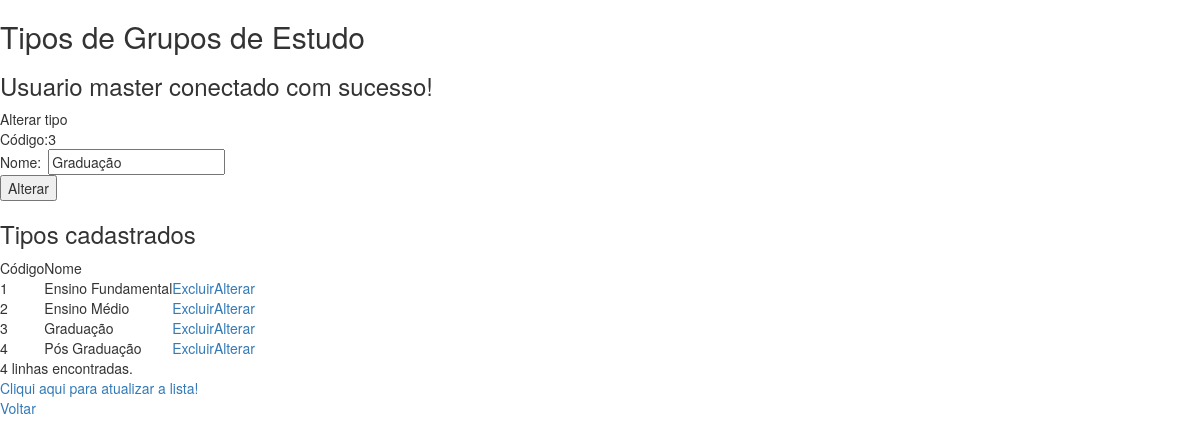
The app's page /tipos.php?alterar=3 (signed in) with its own data.
### tables this page shows
CREATE TABLE IF NOT EXISTS `tipos` (
  `cod` int(11) NOT NULL AUTO_INCREMENT,
  `nome` varchar(50) NOT NULL,
  PRIMARY KEY (`cod`),
  UNIQUE KEY `nome` (`nome`)
);

### tipos.php (the view, shortened to what this page needs)
<!DOCTYPE html>
<html lang="en">
	<head>
		<link href="bootstrap-3.3.2/css/bootstrap.min.css" rel="stylesheet">
	</head>
	<body>
		<h2>Tipos de Grupos de Estudo</h2>
		<h3><?php echo "Usuario ".$_SESSION["login"]." conectado com sucesso!"; ?></h3>
		<form action="tipos.php" method="POST">
			<table>
				<tr>
					<td colspan="2">
						<?php
							if(isset($_GET['alterar'])){
								echo "Alterar tipo";
							}else{
								echo "Inserir novo tipo";
							}
						?>
					</td>
				</tr>
				<?php
					if(isset($_GET['alterar'])){
						echo "<tr><td>Código:</td><td>".$_GET['alterar']."<input type='hidden' name='codigo' value='".$_GET['alterar']."' /></td></tr>";
					}
				?>
				<tr>
					<td>Nome:</td>
					<td>
						<?php
							if(isset($_GET['alterar'])){
								$nome = "";
								$conexao = RetornaConexao();
								$sql = "select nome from tipos where cod = ".$_GET['alterar'];
								$result = mysqli_query($conexao, $sql, $field=0);
								if (!$result){
									die('Erro consultando para alterar registro de tipos no Banco de Dados.');
								}else{
									if (mysqli_num_rows($result) > 0){
										while($row = mysqli_fetch_assoc($result)) {
											$nome = $row["nome"];
										}
									}
								}
								echo "<input type='text' name='nome' value='".$nome."'  />";
							}else{
								echo "<input type='text' name='nome'/>";
							}
						?>
					</td>
				<tr>
				<tr>
					<td colspan="2">
						<?php
							if(isset($_GET['alterar'])){
								echo "<input type='submit' value='Alterar' name='submit'>";
							}else{
								echo "<input type='submit' value='Adicionar' name='submit'>";
							}
						?>
					</td>
				</tr>
			</table>
		</form>
		<h3>Tipos cadastrados</h3>
		<table>
			<tr>
				<td>Código</td>
				<td>Nome</td>
				<td>&nbsp;</td>
				<td>&nbsp;</td>
			</tr>
			<?php
				$conexao = RetornaConexao();
				$sql = "select cod, nome from tipos";
				$result = mysqli_query($conexao, $sql, $field=0);
				if (!$result){
					die('Erro consultando registro de tipos no Banco de Dados.');
				}else{
					$contador = 0;
					if (mysqli_num_rows($result) > 0){
						while($row = mysqli_fetch_assoc($result)) {
							$cod = $row["cod"];
							$nome = $row["nome"];
							$contador++;
							echo "<tr><td>".$cod."</td><td>".$nome."</td><td><a href='tipos.php?excluir=".$cod."'>Excluir</a></td><td><a href='tipos.php?alterar=".$cod."'>Alterar</a></td></tr>";
						}
					}
					echo "<tr><td colspan='4'>".$contador." linhas encontradas.</td></tr>";
				}
			?>
			<tr>
				<td colspan="3"><a href="tipos.php">Cliqui aqui para atualizar a lista!</a></td>
			</tr>
			<tr>
				<td colspan="3"><a href="index.php">Voltar</a></td>
			</tr>
		</table>
	</body>
</html>

### records on screen
tipos: nome "Graduação", cod "3"
tipos: cod "1", nome "Ensino Fundamental"
tipos: cod "2", nome "Ensino Médio"
tipos: cod "4", nome "Pós Graduação"

### other values on screen
$_SESSION["login"] "master"
$_GET['alterar'] "3"
$contador "4"
